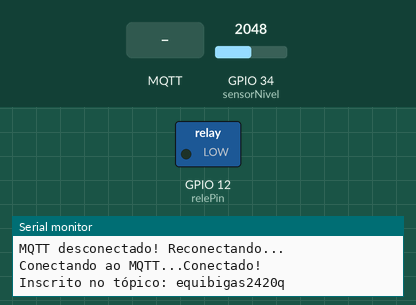
Recording of a sketch running on a simulated ESP32. Shown: switched loads named in the sketch (green lamp = pin HIGH), the last lines printed to the serial monitor. Inputs (shaded band) come from the test bench; at power-on: GPIO 34 (sensorNivel) = 2048. WiFi joins after 1.5 s; servers stay silent unless stated; no MQTT or app messages arrive unless stated; web services answer with replies made up by the test bench.

Above: at 2.7 s.
2.8 s: MQTT message "0" arrives on the first subscribed topic
At 4.2 s:
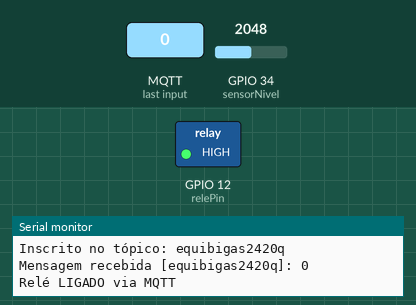
6.7 s: MQTT message "1" arrives on the first subscribed topic
At 7.3 s:
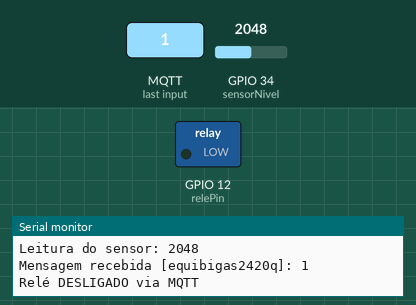
Timing chart, 0 to 9.7 s (numbered marks = the images above; inputs shaded):
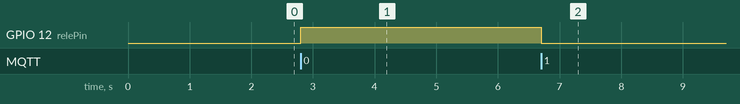

The sketch:

PI.Hydromaneger.ino
```cpp
#include <WiFi.h>
#include <HTTPClient.h>
#include <PubSubClient.h>

// Configurações Wi-Fi
const char* ssid = "BDAG";
const char* password = "bdag2018";


// ====== Configurações ThingSpeak
const char* thingSpeakAPIKey = "FPFYWQK9VNIEF7SD";
const char* thingSpeakURL = "http://api.thingspeak.com/update";

// ====== Configurações MQTT
const char* mqttServer = "test.mosquitto.org";
const int mqttPort = 1883;
const char* mqttTopic = "equibigas2420q";       //bomba
const char* mqttStatusTopic = "pump/status";    // Tópico para o status
const char* mqttClientId = "WaterLevelController";

// ====== Pinos ======
const int sensorNivel = 34;    // Pino analógico do sensor
const int relePin = 12;        // Pino do relé

WiFiClient espClient;
PubSubClient mqttClient(espClient);

void setup() {
  Serial.begin(115200);

  // Configuração dos pinos
  pinMode(sensorNivel, INPUT);
  pinMode(relePin, OUTPUT);
  digitalWrite(relePin, LOW);

  conectarWiFi();

  // Configuração do MQTT
  mqttClient.setServer(mqttServer, mqttPort);
  mqttClient.setCallback(mqttCallback);
  mqttClient.setBufferSize(256);
}

void loop() {
  verificarConexoes();

  // Leitura e envio para ThingSpeak a cada 5 segundos
  static unsigned long lastSend = 0;
  if (millis() - lastSend >= 5000) {
    lastSend = millis();
    int leitura = analogRead(sensorNivel);
    enviarParaThingSpeak(leitura);
    Serial.println("Leitura do sensor: " + String(leitura));
  }

  mqttClient.loop();
  delay(10);
}

void mqttCallback(char* topic, byte* payload, unsigned int length) {
  String message;
  for (unsigned int i = 0; i < length; i++) {
    message += (char)payload[i];
  }

  Serial.print("Mensagem recebida [");
  Serial.print(topic);
  Serial.print("]: ");
  Serial.println(message);

  if (String(topic) == mqttTopic) {
    if (message == "0" || message == "ligar") {
      digitalWrite(relePin, HIGH);
      mqttClient.publish(mqttStatusTopic, "ON");
      Serial.println("Relé LIGADO via MQTT");
    } else if (message == "1" || message == "desligar") {
      digitalWrite(relePin, LOW);
      mqttClient.publish(mqttStatusTopic, "OFF");
      Serial.println("Relé DESLIGADO via MQTT");
    }
  }
}

void verificarConexoes() {
  if (WiFi.status() != WL_CONNECTED) {
    Serial.println("WiFi desconectado! Reconectando...");
    conectarWiFi();
  }

  if (!mqttClient.connected()) {
    Serial.println("MQTT desconectado! Reconectando...");
    reconnectMQTT();
  }
}

void reconnectMQTT() {
  while (!mqttClient.connected()) {
    Serial.print("Conectando ao MQTT...");
    if (mqttClient.connect(mqttClientId)) {
      Serial.println("Conectado!");
      mqttClient.subscribe(mqttTopic);
      Serial.println("Inscrito no tópico: " + String(mqttTopic));
    } else {
      Serial.print("Falha, rc=");
      Serial.print(mqttClient.state());
      Serial.println(" Tentando novamente em 5s...");
      delay(5000);
    }
  }
}

void conectarWiFi() {
  Serial.print("Conectando ao WiFi ");
  Serial.println(ssid);

  WiFi.begin(ssid, password);
  while (WiFi.status() != WL_CONNECTED) {
    delay(500);
    Serial.print(".");
  }

  Serial.println("\nWiFi conectado!");
  Serial.print("IP: ");
  Serial.println(WiFi.localIP());
}

void enviarParaThingSpeak(int nivel) {
  if (WiFi.status() != WL_CONNECTED) return;

  HTTPClient http;
  http.begin(thingSpeakURL);
  http.addHeader("Content-Type", "application/x-www-form-urlencoded");

  String postData = "api_key=" + String(thingSpeakAPIKey) + "&field1=" + String(nivel);
  int httpCode = http.POST(postData);

  if (httpCode > 0) {
    Serial.println("Dados enviados para ThingSpeak. Nível: " + String(nivel));
  } else {
    Serial.println("Erro ao enviar para ThingSpeak: " + String(httpCode));
  }

  http.end();
}
```

Measured:
- after the input at 2.8 s, GPIO 12 (relePin): LOW → HIGH at once
- after the input at 6.7 s, GPIO 12 (relePin): HIGH → LOW at once
